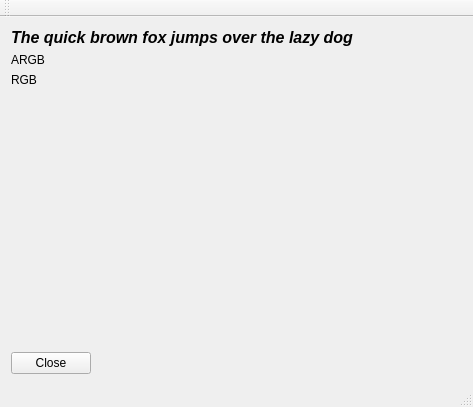
<?xml version="1.0" encoding="UTF-8"?>
<ui version="4.0">
 <class>MainWindow</class>
 <widget class="QMainWindow" name="MainWindow">
  <property name="geometry">
   <rect>
    <x>0</x>
    <y>0</y>
    <width>473</width>
    <height>407</height>
   </rect>
  </property>
  <property name="windowTitle">
   <string>MainWindow</string>
  </property>
  <widget class="QWidget" name="centralWidget">
   <layout class="QVBoxLayout" name="verticalLayout">
    <item>
     <widget class="QLabel" name="label">
      <property name="font">
       <font>
        <pointsize>12</pointsize>
        <weight>75</weight>
        <italic>true</italic>
        <bold>true</bold>
       </font>
      </property>
      <property name="text">
       <string>The quick brown fox jumps over the lazy dog</string>
      </property>
     </widget>
    </item>
    <item>
     <layout class="QFormLayout" name="formLayout">
      <item row="0" column="0">
       <widget class="QLabel" name="label_2">
        <property name="text">
         <string>ARGB</string>
        </property>
       </widget>
      </item>
      <item row="0" column="1">
       <widget class="CColorPicker" name="colorPickerArgb">
        <property name="toolTip">
         <string/>
        </property>
        <property name="whatsThis">
         <string/>
        </property>
       </widget>
      </item>
      <item row="1" column="0">
       <widget class="QLabel" name="label_3">
        <property name="text">
         <string>RGB</string>
        </property>
       </widget>
      </item>
      <item row="1" column="1">
       <widget class="CColorPicker" name="colorPickerRgb">
        <property name="toolTip">
         <string/>
        </property>
        <property name="whatsThis">
         <string/>
        </property>
        <property name="displayAlpha">
         <bool>false</bool>
        </property>
        <property name="editType">
         <enum>CHorizontalColorComponentSlider::EditType::Int</enum>
        </property>
       </widget>
      </item>
     </layout>
    </item>
    <item>
     <spacer name="verticalSpacer">
      <property name="orientation">
       <enum>Qt::Vertical</enum>
      </property>
      <property name="sizeHint" stdset="0">
       <size>
        <width>20</width>
        <height>40</height>
       </size>
      </property>
     </spacer>
    </item>
    <item>
     <layout class="QHBoxLayout" name="horizontalLayout">
      <item>
       <widget class="QPushButton" name="pushButton">
        <property name="text">
         <string>Close</string>
        </property>
       </widget>
      </item>
      <item>
       <spacer name="horizontalSpacer">
        <property name="orientation">
         <enum>Qt::Horizontal</enum>
        </property>
        <property name="sizeHint" stdset="0">
         <size>
          <width>40</width>
          <height>20</height>
         </size>
        </property>
       </spacer>
      </item>
     </layout>
    </item>
   </layout>
  </widget>
  <widget class="QMenuBar" name="menuBar">
   <property name="geometry">
    <rect>
     <x>0</x>
     <y>0</y>
     <width>473</width>
     <height>36</height>
    </rect>
   </property>
  </widget>
  <widget class="QToolBar" name="mainToolBar">
   <attribute name="toolBarArea">
    <enum>TopToolBarArea</enum>
   </attribute>
   <attribute name="toolBarBreak">
    <bool>false</bool>
   </attribute>
  </widget>
  <widget class="QStatusBar" name="statusBar"/>
 </widget>
 <layoutdefault spacing="6" margin="11"/>
 <customwidgets>
  <customwidget>
   <class>CColorPicker</class>
   <extends>QWidget</extends>
   <header location="global">ZtWidgets/colorpicker.h</header>
  </customwidget>
 </customwidgets>
 <resources/>
 <connections/>
</ui>
